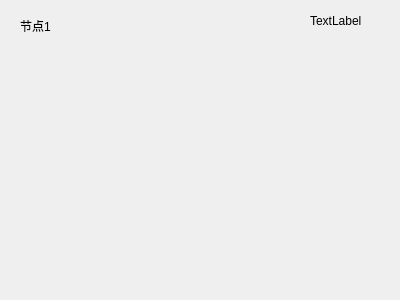
<?xml version="1.0" encoding="UTF-8"?>
<ui version="4.0">
 <class>spot</class>
 <widget class="QWidget" name="spot">
  <property name="geometry">
   <rect>
    <x>0</x>
    <y>0</y>
    <width>400</width>
    <height>300</height>
   </rect>
  </property>
  <property name="windowTitle">
   <string>Form</string>
  </property>
  <widget class="QLabel" name="label">
   <property name="geometry">
    <rect>
     <x>20</x>
     <y>0</y>
     <width>131</width>
     <height>51</height>
    </rect>
   </property>
   <property name="text">
    <string>节点1</string>
   </property>
  </widget>
  <widget class="QLabel" name="label_2">
   <property name="geometry">
    <rect>
     <x>310</x>
     <y>0</y>
     <width>67</width>
     <height>41</height>
    </rect>
   </property>
   <property name="text">
    <string>TextLabel</string>
   </property>
  </widget>
 </widget>
 <resources/>
 <connections/>
</ui>
